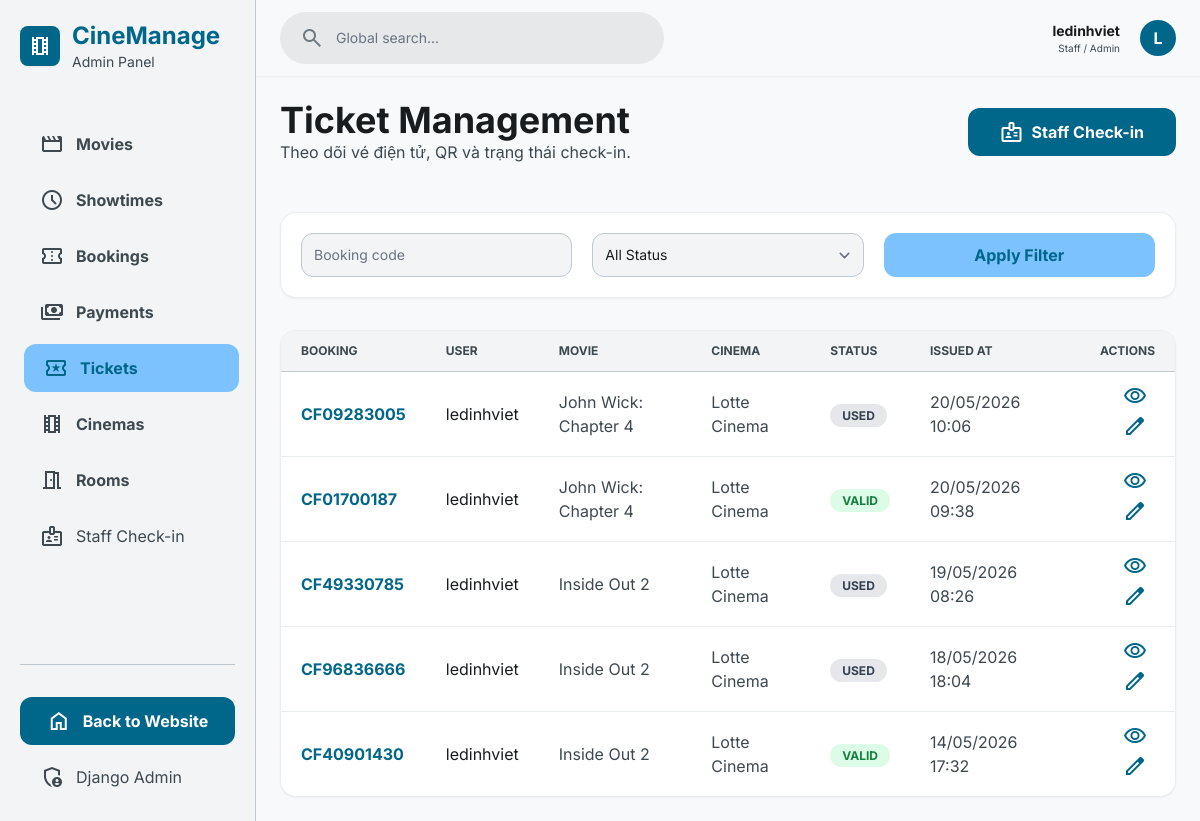
Screenshot of /manage/tickets/ (signed in) with the database file from the repository.
### cinema/models.py (models this page shows, shortened)
class Ticket(models.Model):
    STATUS_CHOICES = (
        ("valid", "Valid"),
        ("used", "Used"),
        ("cancelled", "Cancelled"),
    )
    booking = models.OneToOneField(
        Booking, on_delete=models.CASCADE, related_name="ticket"
    )
    qr_code = models.ImageField(upload_to="tickets/", blank=True, null=True)
    status = models.CharField(max_length=20, choices=STATUS_CHOICES, default="valid")
    issued_at = models.DateTimeField(auto_now_add=True)

class Booking(models.Model):
    STATUS_CHOICES = (
        ("pending", "Pending"),
        ("paid", "Paid"),
        ("cancelled", "Cancelled"),
    )
    user = models.ForeignKey(User, on_delete=models.CASCADE)
    showtime = models.ForeignKey(Showtime, on_delete=models.CASCADE)
    booking_code = models.CharField(max_length=20, unique=True)
    total_price = models.DecimalField(max_digits=10, decimal_places=2)
    status = models.CharField(max_length=20, choices=STATUS_CHOICES, default="pending")
    created_at = models.DateTimeField(auto_now_add=True)
    hold_expires_at = models.DateTimeField(blank=True, null=True)

class Showtime(models.Model):
    movie = models.ForeignKey(
        Movie,
        on_delete=models.CASCADE,
        related_name="showtimes"
    )
    room = models.ForeignKey(
        Room,
        on_delete=models.CASCADE,
        related_name="showtimes"
    )
    start_time = models.DateTimeField()
    price = models.DecimalField(
        max_digits=10,
        decimal_places=2
    )
    class Meta:
        constraints = [
            models.UniqueConstraint(
                fields=["room", "start_time"],
                name="unique_showtime_room_start_time"
            )
        ]

class Movie(models.Model):
    STATUS_CHOICES = (
        ("now_showing", "Now Showing"),
        ("coming_soon", "Coming Soon"),
        ("ended", "Ended"),
    )
    title = models.CharField(max_length=255)
    description = models.TextField()
    genre = models.CharField(max_length=255)
    duration = models.PositiveIntegerField(help_text="Duration in minutes")
    age_rating = models.CharField(max_length=20, default="PG-13")
    director = models.CharField(max_length=255, blank=True)
    actors = models.TextField(blank=True)
    poster = models.ImageField(upload_to="posters/", blank=True, null=True)
    trailer_url = models.URLField(blank=True)
    release_date = models.DateField(blank=True, null=True)
    rating = models.FloatField(default=0)
    status = models.CharField(
        max_length=20, choices=STATUS_CHOICES, default="now_showing"
    )
    created_at = models.DateTimeField(auto_now_add=True)

class Room(models.Model):
    ROOM_TYPE_CHOICES = (
        ("standard", "Standard"),
        ("imax", "IMAX"),
        ("vip", "VIP"),
    )
    cinema = models.ForeignKey(Cinema, on_delete=models.CASCADE, related_name="rooms")
    name = models.CharField(max_length=100)
    room_type = models.CharField(
        max_length=50, choices=ROOM_TYPE_CHOICES, default="standard"
    )
    total_rows = models.PositiveIntegerField(default=10)
    seats_per_row = models.PositiveIntegerField(default=14)

class Cinema(models.Model):
    name = models.CharField(max_length=255)
    address = models.TextField()
    city = models.CharField(max_length=100, default="Ha Noi")
    image = models.ImageField(upload_to="cinemas/", blank=True, null=True)

### cinema/app_views/manage_views.py (the view)
# urls.py: path("manage/tickets/", views.manage_tickets, name="manage_tickets"),
@login_required
def manage_tickets(request):
    if not request.user.is_staff:
        messages.error(request, "Bạn không có quyền truy cập trang quản trị.")
        return redirect("cinema:home")
    status = request.GET.get("status", "")
    search_query = request.GET.get("q", "")
    tickets = Ticket.objects.select_related(
        "booking",
        "booking__user",
        "booking__showtime",
        "booking__showtime__movie",
        "booking__showtime__room",
        "booking__showtime__room__cinema",
    ).order_by("-issued_at")
    if status:
        tickets = tickets.filter(status=status)
    if search_query:
        tickets = tickets.filter(booking__booking_code__icontains=search_query)
    return render(
        request,
        "cinema/manage/ticket_manage.html",
        {
            "active_menu": "tickets",
            "tickets": tickets,
            "selected_status": status,
            "search_query": search_query,
        }
    )

### cinema/templates/cinema/manage/ticket_manage.html (shortened to what this page needs)
{% extends 'cinema/manage/base_manage.html' %}
{% block manage_content %}
<div class="flex flex-col md:flex-row md:items-center justify-between gap-md mb-xl">
  <div>
    <h2 class="text-4xl font-bold text-on-surface">
      Ticket Management
    </h2>
    <p class="text-on-surface-variant">
      Theo dõi vé điện tử, QR và trạng thái check-in.
    </p>
  </div>
  <a
    href="{% url 'cinema:staff_checkin' %}"
    class="flex items-center justify-center gap-xs bg-primary text-on-primary px-lg py-sm rounded-xl font-bold hover:shadow-md transition-all"
  >
    <span class="material-symbols-outlined">badge</span>
    Staff Check-in
  </a>
</div>
<div class="bg-surface-container-lowest rounded-2xl shadow-sm p-md mb-lg border border-outline-variant/30">
  <form method="get" class="grid grid-cols-1 md:grid-cols-3 gap-md">
    <input
      name="q"
      value="{{ search_query }}"
      class="w-full bg-surface-container-low border border-outline-variant rounded-xl py-2 px-sm text-sm"
      placeholder="Booking code"
    >
    <select name="status" class="w-full bg-surface-container-low border border-outline-variant rounded-xl py-2 px-sm text-sm">
      <option value="">All Status</option>
    </select>
    <button type="submit" class="bg-secondary-container text-primary py-[10px] rounded-xl font-bold">
      Apply Filter
    </button>
  </form>
</div>
<div class="bg-surface-container-lowest rounded-2xl shadow-sm border border-outline-variant/30 overflow-hidden">
  <div class="overflow-x-auto">
    <table class="w-full text-left border-collapse">
      <thead>
        <tr class="bg-surface-container-low border-b border-outline-variant">
          <th class="px-md py-sm text-xs font-bold text-on-surface-variant">BOOKING</th>
          <th class="px-md py-sm text-xs font-bold text-on-surface-variant">USER</th>
          <th class="px-md py-sm text-xs font-bold text-on-surface-variant">MOVIE</th>
          <th class="px-md py-sm text-xs font-bold text-on-surface-variant">CINEMA</th>
          <th class="px-md py-sm text-xs font-bold text-on-surface-variant">STATUS</th>
          <th class="px-md py-sm text-xs font-bold text-on-surface-variant">ISSUED AT</th>
          <th class="px-md py-sm text-xs font-bold text-on-surface-variant text-right">ACTIONS</th>
        </tr>
      </thead>
      <tbody class="divide-y divide-outline-variant/30">
        {% for ticket in tickets %}
          <tr class="hover:bg-surface-container-low transition-colors">
            <td class="px-md py-sm font-bold text-primary">{{ ticket.booking.booking_code }}</td>
            <td class="px-md py-sm">{{ ticket.booking.user.username }}</td>
            <td class="px-md py-sm text-on-surface-variant">{{ ticket.booking.showtime.movie.title }}</td>
            <td class="px-md py-sm text-on-surface-variant">{{ ticket.booking.showtime.room.cinema.name }}</td>
            <td class="px-md py-sm">
              {% if ticket.status == "valid" %}
                <span class="px-sm py-1 rounded-full bg-green-100 text-green-700 text-[12px] font-bold">VALID</span>
              {% elif ticket.status == "used" %}
                <span class="px-sm py-1 rounded-full bg-gray-200 text-gray-700 text-[12px] font-bold">USED</span>
              {% else %}
                <span class="px-sm py-1 rounded-full bg-red-100 text-red-700 text-[12px] font-bold">{{ ticket.status|upper }}</span>
              {% endif %}
            </td>
            <td class="px-md py-sm text-on-surface-variant">{{ ticket.issued_at|date:"d/m/Y H:i" }}</td>
            <td class="px-md py-sm text-right">
              <a href="{% url 'cinema:ticket_detail' ticket.booking.booking_code %}" class="p-xs hover:bg-primary-container/20 text-primary rounded-lg">
                <span class="material-symbols-outlined">visibility</span>
              </a>
              <a href="/admin/cinema/ticket/{{ ticket.id }}/change/" class="p-xs hover:bg-primary-container/20 text-primary rounded-lg">
                <span class="material-symbols-outlined">edit</span>
              </a>
            </td>
          </tr>
        {% empty %}
          <tr>
            <td colspan="7" class="px-md py-xl text-center text-on-surface-variant">
              Chưa có ticket nào.
            </td>
          </tr>
        {% endfor %}
      </tbody>
    </table>
  </div>
</div>
{% endblock %}

### cinema/templates/cinema/manage/base_manage.html (shortened to what this page needs)
{% load static %}
<!doctype html>
<html class="light" lang="vi">
  <head>
    <script src="https://cdn.tailwindcss.com?plugins=forms,container-queries"></script>
  </head>
  <body class="bg-background text-on-surface">
    <aside
      class="hidden md:flex flex-col h-screen p-md border-r border-outline-variant bg-surface-container-low w-64 fixed left-0 top-0 z-50"
    >
      <div class="flex items-center gap-sm mb-xl">
        <div
          class="w-10 h-10 bg-primary rounded-lg flex items-center justify-center text-white shadow-sm"
        >
          <span class="material-symbols-outlined">theaters</span>
        </div>
        <div>
          <a href="{% url 'cinema:manage_home' %}">
            <h1 class="text-2xl text-primary font-bold">CineManage</h1>
          </a>
          <p class="text-sm text-on-surface-variant">Admin Panel</p>
        </div>
      </div>
      <nav class="flex-1 space-y-xs">
        <a
          class="flex items-center gap-sm px-md py-sm rounded-xl font-bold transition-all {% if active_menu == 'movies' %} bg-secondary-container text-primary translate-x-1 {% else %} text-on-surface-variant hover:bg-surface-container-high {% endif %}"
          href="{% url 'cinema:manage_movies' %}"
        >
          <span class="material-symbols-outlined">movie</span>
          <span>Movies</span>
        </a>
        <a
          class="flex items-center gap-sm px-md py-sm rounded-xl font-bold transition-all {% if active_menu == 'showtimes' %} bg-secondary-container text-primary translate-x-1 {% else %} text-on-surface-variant hover:bg-surface-container-high {% endif %}"
          href="{% url 'cinema:manage_showtimes' %}"
        >
          <span class="material-symbols-outlined">schedule</span>
          <span>Showtimes</span>
        </a>
        <a
          class="flex items-center gap-sm px-md py-sm rounded-xl font-bold transition-all {% if active_menu == 'bookings' %} bg-secondary-container text-primary translate-x-1 {% else %} text-on-surface-variant hover:bg-surface-container-high {% endif %}"
          href="{% url 'cinema:manage_bookings' %}"
        >
          <span class="material-symbols-outlined">confirmation_number</span>
          <span>Bookings</span>
        </a>
        <a
          class="flex items-center gap-sm px-md py-sm rounded-xl font-bold transition-all {% if active_menu == 'payments' %} bg-secondary-container text-primary translate-x-1 {% else %} text-on-surface-variant hover:bg-surface-container-high {% endif %}"
          href="{% url 'cinema:manage_payments' %}"
        >
          <span class="material-symbols-outlined">payments</span>
          <span>Payments</span>
        </a>
        <a
          class="flex items-center gap-sm px-md py-sm rounded-xl font-bold transition-all {% if active_menu == 'tickets' %} bg-secondary-container text-primary translate-x-1 {% else %} text-on-surface-variant hover:bg-surface-container-high {% endif %}"
          href="{% url 'cinema:manage_tickets' %}"
        >
          <span class="material-symbols-outlined">local_activity</span>
          <span>Tickets</span>
        </a>
        <a
          class="flex items-center gap-sm px-md py-sm rounded-xl font-bold transition-all {% if active_menu == 'cinemas' %} bg-secondary-container text-primary translate-x-1 {% else %} text-on-surface-variant hover:bg-surface-container-high {% endif %}"
          href="{% url 'cinema:manage_cinemas' %}"
        >
          <span class="material-symbols-outlined">theaters</span>
          <span>Cinemas</span>
        </a>
        <a
          class="flex items-center gap-sm px-md py-sm rounded-xl font-bold transition-all {% if active_menu == 'rooms' %} bg-secondary-container text-primary translate-x-1 {% else %} text-on-surface-variant hover:bg-surface-container-high {% endif %}"
          href="{% url 'cinema:manage_rooms' %}"
        >
          <span class="material-symbols-outlined">meeting_room</span>
          <span>Rooms</span>
        </a>
        <a
          class="flex items-center gap-sm px-md py-sm text-on-surface-variant hover:bg-surface-container-high rounded-xl transition-all"
          href="{% url 'cinema:staff_checkin' %}"
        >
          <span class="material-symbols-outlined">badge</span>
          <span>Staff Check-in</span>
        </a>
      </nav>
      <div class="mt-auto space-y-xs pt-lg border-t border-outline-variant">
        <a
          class="flex items-center justify-center gap-sm px-md py-sm bg-primary text-on-primary rounded-xl font-bold hover:opacity-90"
          href="{% url 'cinema:home' %}"
        >
          <span class="material-symbols-outlined">home</span>
          Back to Website
        </a>
        <a
          class="flex items-center gap-sm px-md py-sm text-on-surface-variant hover:bg-surface-container-high rounded-xl transition-all"
          href="/admin/"
        >
          <span class="material-symbols-outlined">admin_panel_settings</span>
          Django Admin
        </a>
      </div>
    </aside>
    <main class="md:ml-64 min-h-screen">
      <header
        class="flex justify-between items-center px-gutter py-sm w-full sticky top-0 z-40 bg-surface shadow-sm"
      >
        <div
          class="flex items-center bg-surface-container-high rounded-full px-md py-xs w-96"
        >
          <span class="material-symbols-outlined text-outline">search</span>
          <input
            class="bg-transparent border-none focus:ring-0 text-sm w-full"
            placeholder="Global search..."
            type="text"
          />
        </div>
        <div class="flex items-center gap-md">
          <div class="hidden lg:block text-right">
            <p class="text-sm font-bold">{{ request.user.username }}</p>
            <p class="text-[10px] text-on-surface-variant">Staff / Admin</p>
          </div>
          <div
            class="w-9 h-9 rounded-full bg-primary text-on-primary flex items-center justify-center font-bold"
          >
            {{ request.user.username|first|upper }}
          </div>
        </div>
      </header>
      <div class="p-gutter max-w-container-max mx-auto">
        {% block manage_content %} {% endblock %}
      </div>
    </main>
  </body>
</html>

### cinema/templates/cinema/manage/base_manage.html (style rules this page uses)
body { font-family: "Inter", sans-serif; background-color: #f7f9fb; }
.material-symbols-outlined { font-variation-settings: "FILL" 0, "wght" 400, "GRAD" 0, "opsz" 24; }

### rows the page displays
Ticket: booking.booking_code "CF09283005", booking.user.username "ledinhviet", booking.showtime.movie "John Wick: Chapter 4", booking.showtime.room.cinema.name "Lotte Cinema", status "USED", issued_at "20/05/2026 10:06"
Ticket: booking.booking_code "CF01700187", booking.user.username "ledinhviet", booking.showtime.movie "John Wick: Chapter 4", booking.showtime.room.cinema.name "Lotte Cinema", status "VALID", issued_at "20/05/2026 09:38"
Ticket: booking.booking_code "CF49330785", booking.user.username "ledinhviet", booking.showtime.movie "Inside Out 2", booking.showtime.room.cinema.name "Lotte Cinema", status "USED", issued_at "19/05/2026 08:26"
Ticket: booking.booking_code "CF96836666", booking.user.username "ledinhviet", booking.showtime.movie "Inside Out 2", booking.showtime.room.cinema.name "Lotte Cinema", status "USED", issued_at "18/05/2026 18:04"
Ticket: booking.booking_code "CF40901430", booking.user.username "ledinhviet", booking.showtime.movie "Inside Out 2", booking.showtime.room.cinema.name "Lotte Cinema", status "VALID", issued_at "14/05/2026 17:32"

### other values shown
{{ request.user.username }} "ledinhviet"
{{ request.user.username|first|upper }} "L"
